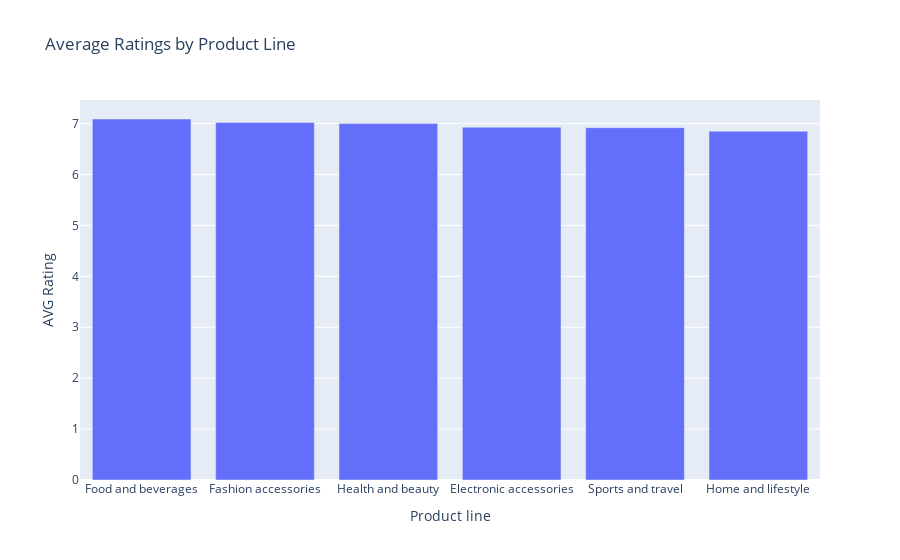

Write notebook code for a chart like this one.
### Code cell
# Visualization using a pie chart
fig = px.bar(sorted_ratings, x='Product line', y='AVG Rating', title='Average Ratings by Product Line')

# Show the plot
fig.show()

### Figure 1 — Plotly figure (JSON) as saved in the notebook; plotly's stock layout.template omitted (floating-point values rounded to 4 significant figures)
{"data": [{"alignmentgroup": "True", "hovertemplate": "Product line=%{x}<br>AVG Rating=%{y}<extra></extra>", "legendgroup": "", "marker": {"color": "#636efa", "pattern": {"shape": ""}}, "name": "", "offsetgroup": "", "orientation": "v", "showlegend": false, "textposition": "auto", "type": "bar", "x": ["Food and beverages", "Fashion accessories", "Health and beauty", "Electronic accessories", "Sports and travel", "Home and lifestyle"], "xaxis": "x", "y": [7.09, 7.02, 7, 6.93, 6.92, 6.85], "yaxis": "y"}], "layout": {"barmode": "relative", "legend": {"tracegroupgap": 0}, "title": {"text": "Average Ratings by Product Line"}, "xaxis": {"anchor": "y", "domain": [0, 1], "title": {"text": "Product line"}}, "yaxis": {"anchor": "x", "domain": [0, 1], "title": {"text": "AVG Rating"}}}}
